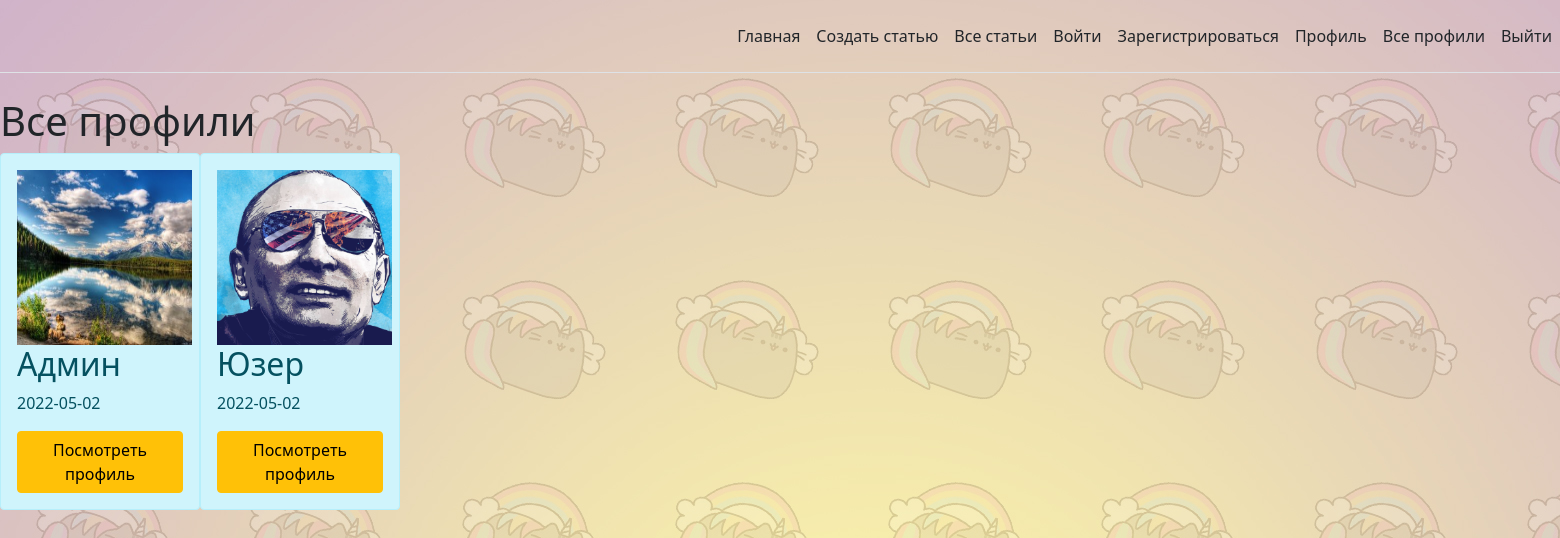
/all_profiles (signed in), run on an earlier commit of the app's database.
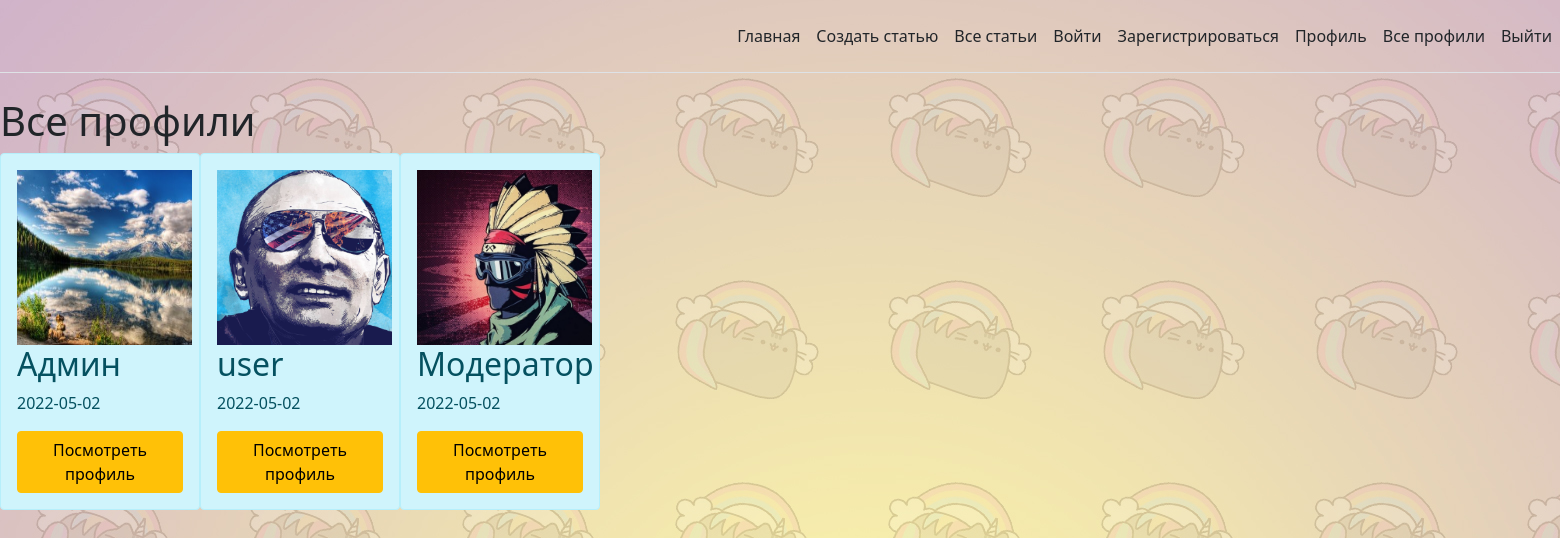
And on a later commit of the database.
### app.py (models this page shows, shortened)
class User(db.Model, UserMixin):
    id = db.Column(db.Integer, primary_key=True)
    username = db.Column(db.String(20), nullable=False, unique=False)
    password_hash = db.Column(db.String(20), nullable=False)
    reg_date = db.Column(db.DateTime, default=datetime.utcnow)
    role = db.Column(db.String(10), default='user')

### app.py (the view)
@app.route('/all_profiles')
@login_required
def all_profiles():
    profiles = User.query.all()
    return render_template('all_profiles.html', profiles=profiles)

### app.py (called while the page is built)
@login_manager.user_loader
def load_user(user_id):
    return db.session.query(User).get(user_id)

### templates/all_profiles.html (shortened to what this page needs)
{% extends 'base.html' %}
{% block body %}
    <h1>Все профили</h1>
    <div class="wrapper">
    {% if profiles|length > 0 %}
        {% for el in profiles %}
        <div class="alert alert-info left_block">
            <img src="/static/images/{{ el.id }}.jpg" height="175"
                     width="175"
         alt="">
            <h2>{{ el.username }}</h2>
            <p>{{ el.reg_date.date() }}</p>
            <a href="/profile/{{ el.username }}"
               class="btn btn-warning">Посмотреть
                профиль</a>
        </div>
        {% endfor %}
    {% else %}
    <p>Пока что здесь пусто:'(</p>
    {% endif %}
</div>
{% endblock %}

What changed in the data, as far as the page shows it:
changed User: username "Юзер" → "user"
added User: shows a picture, username "Модератор", reg_date "2022-05-02"
